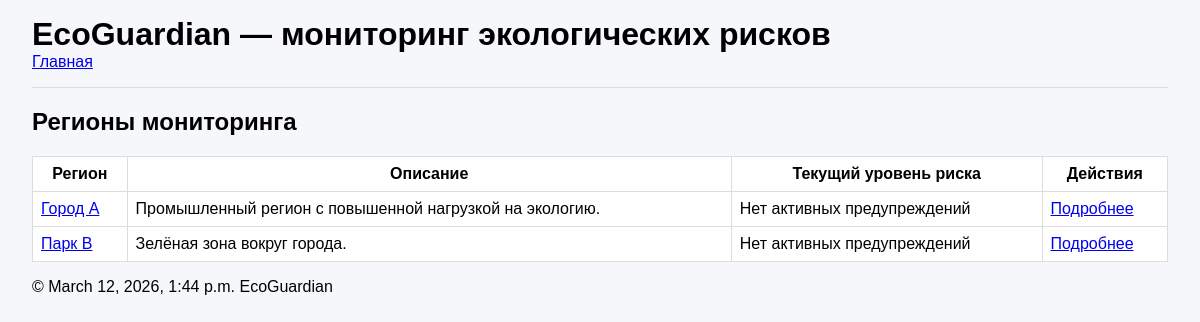
The page / on the database its author committed.
### monitoring/models.py (models this page shows, shortened)
class Region(models.Model):
    name = models.CharField(max_length=100, unique=True)
    description = models.TextField(blank=True)

### monitoring/views.py (the view)
# urls.py: path('', views.index, name='index'),
def index(request):
    regions = Region.objects.all()
    alerts = (
        Alert.objects.filter(is_active=True)
        .order_by('region', '-created_at')
    )
    alerts_by_region = {}
    for alert in alerts:
        if alert.region_id not in alerts_by_region:
            alerts_by_region[alert.region_id] = alert
    context = {
        'regions': regions,
        'alerts_by_region': alerts_by_region,
        'now': timezone.now(),
    }
    return render(request, 'index.html', context)

### templates/index.html
{% extends 'base.html' %}
{% block content %}
<h2>Регионы мониторинга</h2>
<table>
    <thead>
    <tr>
        <th>Регион</th>
        <th>Описание</th>
        <th>Текущий уровень риска</th>
        <th>Действия</th>
    </tr>
    </thead>
    <tbody>
    {% for region in regions %}
        <tr>
            <td><a href="{% url 'region_detail' region.id %}">{{ region.name }}</a></td>
            <td>{{ region.description|default:"-" }}</td>
            <td>
                {% if alerts_by_region.region_id %}
                    Есть активные предупреждения
                {% else %}
                    Нет активных предупреждений
                {% endif %}
            </td>
            <td>
                <a href="{% url 'region_detail' region.id %}">Подробнее</a>
            </td>
        </tr>
    {% empty %}
        <tr>
            <td colspan="4">Регионы пока не добавлены.</td>
        </tr>
    {% endfor %}
    </tbody>
</table>
{% endblock %}

### static/css/styles.css (style rules this page uses)
body { font-family: Arial, sans-serif; margin: 0; padding: 0 2rem; background-color: #f5f7fa; }
table { width: 100%; border-collapse: collapse; margin-top: 1rem; background: #fff; }
th, td { padding: 0.5rem; border: 1px solid #ddd; }

### rows shown on the page
Region: name "Город А", description "Промышленный регион с повышенной нагрузкой на экологию."
Region: name "Парк B", description "Зелёная зона вокруг города."
